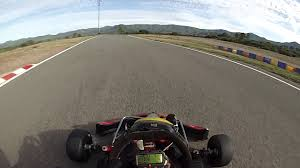
#> input picture test.jpg, 300 x 168 px, given in place of curves_output.avi, which was not available
$ python circuit_satellite.py
#> lines starting #> are read from the running program, lines starting #| are printed output that depends on the picture
import cv2
import numpy as np
from shapely.geometry import LineString
import geopandas as gpd

def extract_and_reconstruct(video_path, satellite_image_path, output_image_path, geojson_path):
    """
    Reconstitue un circuit à partir d'une vidéo avec contours et superpose sur une vue satellite.
    Exporte également le circuit en format GeoJSON.

    Args:
        video_path (str): Chemin de la vidéo avec contours.
        satellite_image_path (str): Chemin de l'image satellite.
        output_image_path (str): Chemin pour sauvegarder l'image finale avec superposition.
        geojson_path (str): Chemin pour sauvegarder le fichier GeoJSON.
    """
#> called with video_path = 'curves_output.avi', satellite_image_path = 'Ancenis.png', output_image_path = 'circuit_sur_satellite.png', geojson_path = 'circuit.geojson'
    # Charger la vidéo
    cap = cv2.VideoCapture(video_path)
    ret, frame = cap.read()
#> frame is the input picture: shape (168, 300, 3); mean B, G, R 116.7, 123.3, 126.3

    if not ret:
        raise ValueError("Impossible de lire la vidéo.")

    # Créer un canevas noir pour accumuler les contours
    height, width = frame.shape[:2]
#> height = 168; width = 300
    accumulated_contours = np.zeros((height, width), dtype=np.uint8)

    while ret:
        gray_frame = cv2.cvtColor(frame, cv2.COLOR_BGR2GRAY)
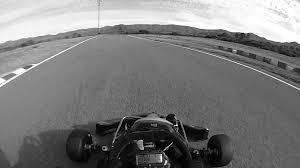
#> gray_frame: shape (168, 300); min 0, max 255, mean 123.4
        accumulated_contours = cv2.bitwise_or(accumulated_contours, gray_frame)
        ret, frame = cap.read()

    cap.release()

    # Sauvegarder l'image des contours reconstitués
    cv2.imwrite('circuit_reconstruit.png', accumulated_contours)

    # Points de correspondance manuels (à ajuster)
    # Remplacez-les par les points correspondant à votre projet
    src_points = np.array([[100, 100], [500, 100], [500, 400], [100, 400]], dtype=np.float32)  # Pixels de l'image contours
    dst_points = np.array([[10, 20], [300, 20], [300, 200], [10, 200]], dtype=np.float32)      # Coordonnées satellite

    # Calculer la matrice d'homographie
    homography_matrix, _ = cv2.findHomography(src_points, dst_points)

    # Charger l'image satellite
    satellite_image = cv2.imread(satellite_image_path)
    if satellite_image is None:
        raise ValueError("Impossible de lire l'image satellite.")

    # Transformer les contours avec l'homographie
    warped_contours = cv2.warpPerspective(accumulated_contours, homography_matrix,
                                          (satellite_image.shape[1], satellite_image.shape[0]))

    # Superposer les contours sur l'image satellite
    overlay = cv2.addWeighted(satellite_image, 0.7, cv2.cvtColor(warped_contours, cv2.COLOR_GRAY2BGR), 0.3, 0)

    # Sauvegarder l'image finale
    cv2.imwrite(output_image_path, overlay)

    # Convertir les contours en format GeoJSON (exemple simplifié)
    # Trouver les contours dans l'image reconstituée
    contours, _ = cv2.findContours(accumulated_contours, cv2.RETR_EXTERNAL, cv2.CHAIN_APPROX_SIMPLE)

    lines = []
    for contour in contours:
        points = contour.squeeze().tolist()  # Extraire les points du contour
        if len(points) > 1:  # Ignorer les petits artefacts
            line = LineString(points)
            lines.append(line)

    # Créer un GeoDataFrame avec les lignes
    gdf = gpd.GeoDataFrame({'geometry': lines}, crs="EPSG:4326")  # EPSG:4326 = coordonnées géographiques

    # Exporter en GeoJSON
    gdf.to_file(geojson_path, driver='GeoJSON')

# Appel de la fonction principale
extract_and_reconstruct(
    video_path='curves_output.avi',
    satellite_image_path='Ancenis.png',
    output_image_path='circuit_sur_satellite.png',
    geojson_path='circuit.geojson'
)

$ run again, on frame_0000_keypoints.png
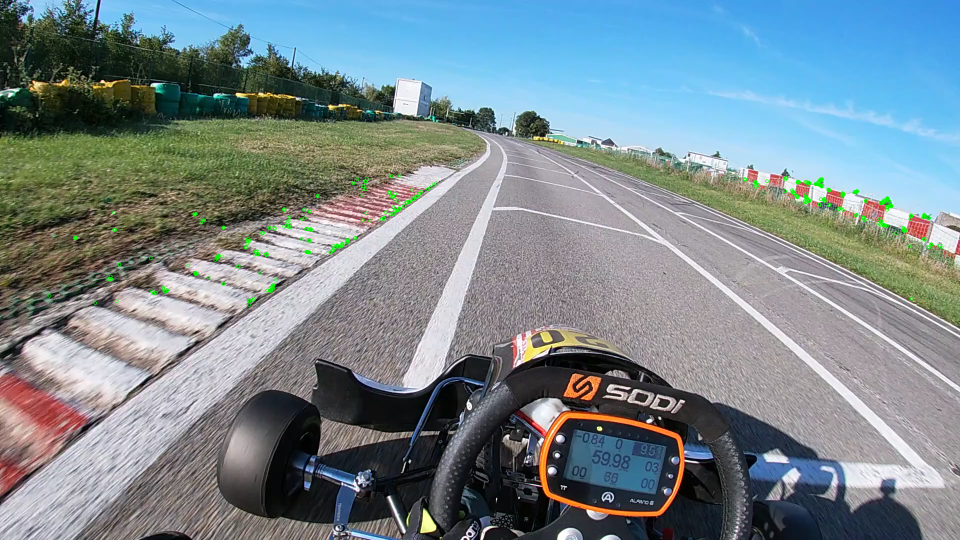
#> input picture frame_0000_keypoints.png, 1920 x 1080 px, given in place of curves_output.avi, which was not available (shown at 1/2 size)
#> in extract_and_reconstruct, frame is the input picture: shape (1080, 1920, 3); mean B, G, R 142.1, 135.9, 121.1
#> in extract_and_reconstruct, `gray_frame = cv2.cvtColor(frame, cv2.COLOR_BGR2GRAY)`:
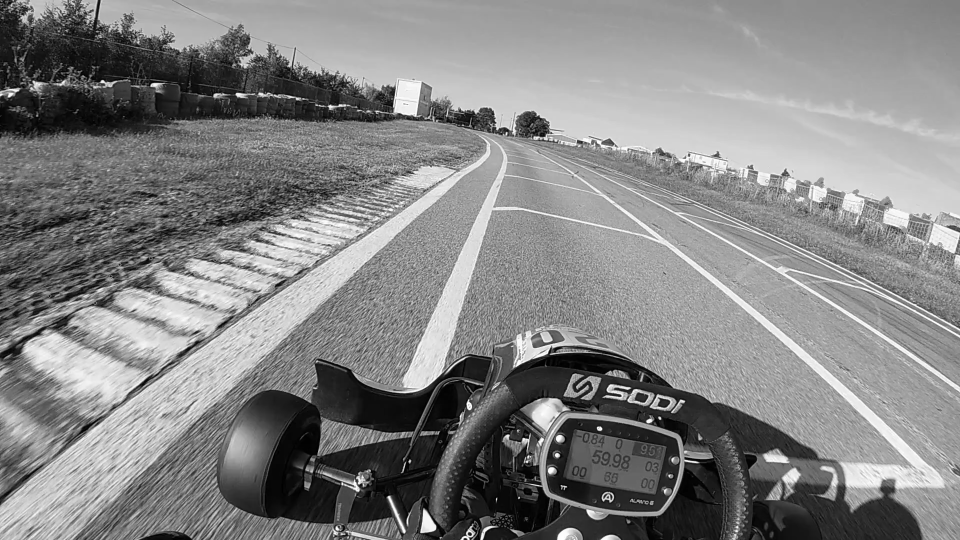
#> gray_frame: shape (1080, 1920) (shown at 1/2 size); min 0, max 255, mean 132.1
